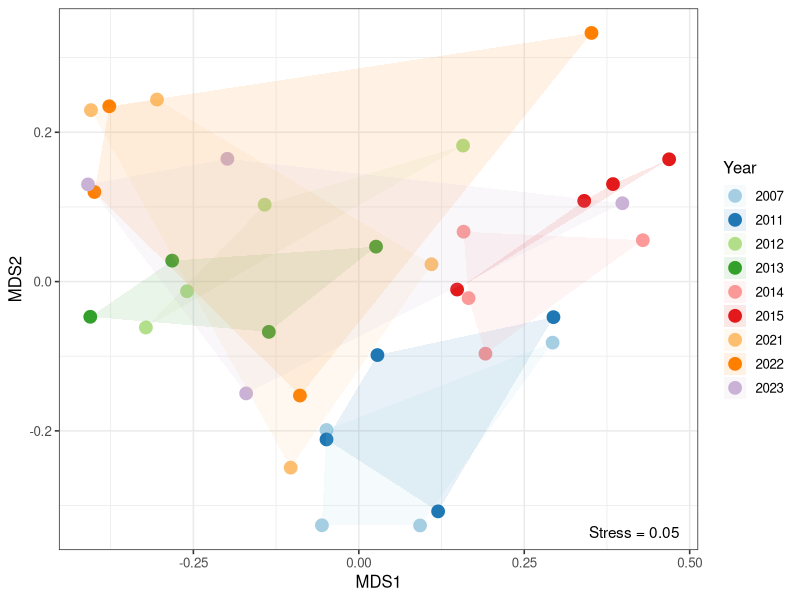
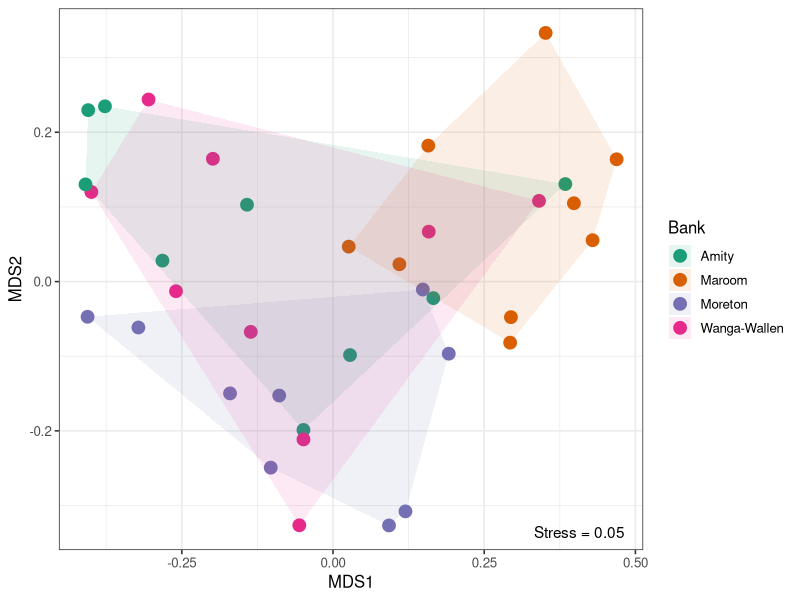
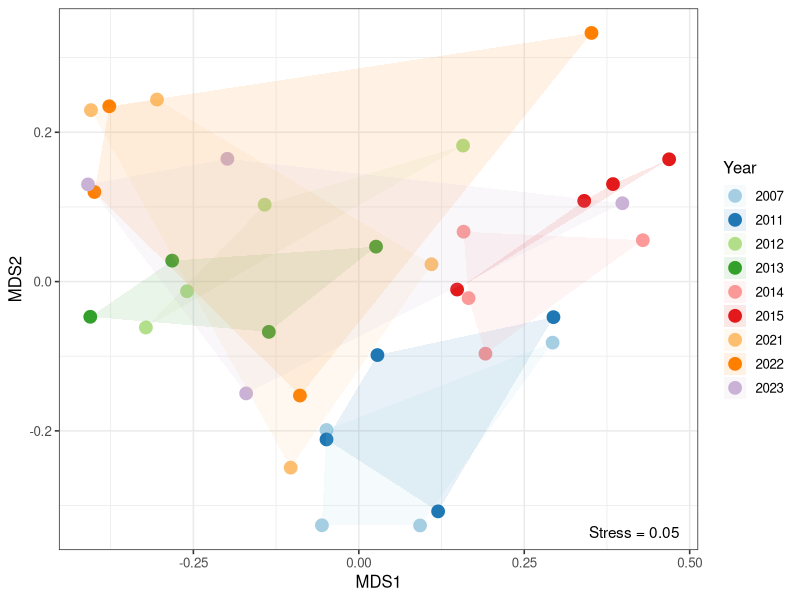
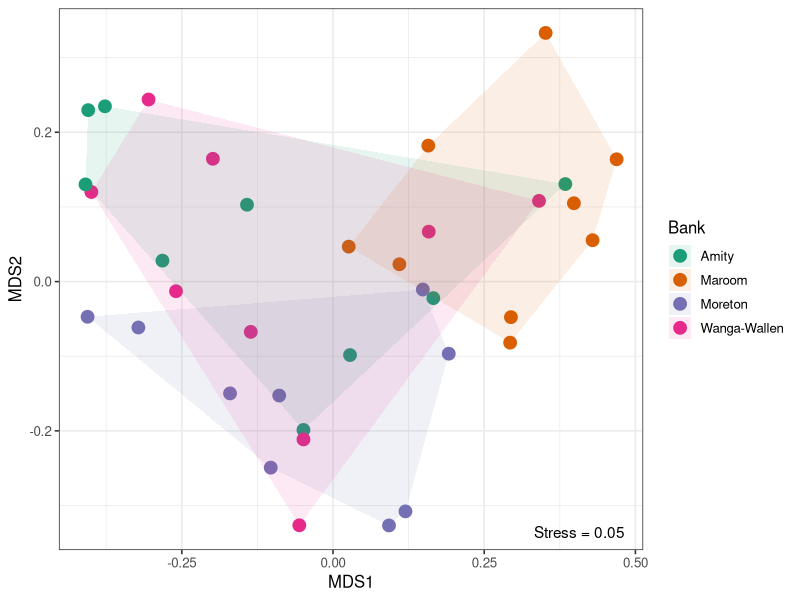

Generate these figures, in order, with R:
# -------------------------------- nMDS Plots ------------------------------------ #

# load required packages

library(tidyverse)
library(vegan)
library(lattice)
library(permute)

# read in the data

data_wide <- read.csv("01_Data/compiled_data_wideform.csv")

# select the data for the NMDS plot (only percentage columns)

data_nmds <- data_wide %>%
  dplyr:: group_by(year, zone) %>%
  dplyr:: select(8:14) %>%
  dplyr:: summarise_if(is.numeric, mean, na.rm = TRUE)

# calculate a bray-curtis dissimilarity matrix

bray_dist <- vegan:: vegdist(as.matrix(sqrt(data_nmds[,3:9])), method = "bray") 

# run the NMDS

nMDS_data <- vegan:: metaMDS(bray_dist, k = 3)

# Extract the species data from the 'data_nmds' dataframe

species <- data_nmds[,3:9]

# Combine the data with the NMDS results (MDS1 and MDS2)

nmds <- cbind.data.frame(data_nmds[, 1:2], nMDS_data$points)

# Calculate the stress value from the NMDS analysis

stress <- nMDS_data$stress

# Calculate convex hulls for the NMDS data points, grouped by 'year'

nmds_hulls <- nmds %>%
  dplyr:: group_by(year) %>%
  dplyr:: slice(grDevices:: chull(MDS1, MDS2))

# Calculate convex hulls for the NMDS data points, grouped by 'bank'

nmds_hulls_zone <- nmds %>%
  dplyr:: group_by(zone) %>%
  dplyr:: slice(grDevices:: chull(MDS1, MDS2))

# Create a mapping of bank labels

zone.labs <- c("Amity", "Maroom", "Moreton", "Wanga-Wallen")
names(zone.labs) <- c("AM", "MA", "MO", "WA")

# Create the NMDS plot with year groupings and save 
nmds_plot <- ggplot() +
  geom_point(data = nmds, aes(x = MDS1, y = MDS2, col = as.factor(year)), size = 4) +
  geom_polygon(data = nmds_hulls, aes(x = MDS1, y = MDS2, group = as.factor(year), fill = as.factor(year)), alpha = 0.1) +
  annotate(geom = "text", label = paste("Stress =", round(stress, 2)), x = Inf, y = -Inf, hjust = 1.2, vjust = -1) +
  theme_bw(base_size = 12) +
  stat_ellipse() +
  scale_fill_brewer(palette = "Paired") +
  scale_color_brewer(palette = "Paired") +
  scale_shape(labels = zone.labs) +
  labs(colour = "Year", fill = "Year")

nmds_plot

ggsave(nmds_plot, 
       file = "03_Figures/final_figures/nmds.tiff", 
       dpi = 300, 
       width = 10, 
       height = 10)

# Create a NMDS plot with bank grouping and save

nmds_plot_zone <- ggplot() +
  geom_point(data = nmds, aes(x = MDS1, y = MDS2, col = zone), size = 4) +
  geom_polygon(data = nmds_hulls_zone, aes(x = MDS1, y = MDS2, group = as.factor(zone), fill = as.factor(zone)), alpha = 0.1) +
  annotate(geom = "text", label = paste("Stress =", round(stress, 2)), x = Inf, y = -Inf, hjust = 1.2, vjust = -1) +
  theme_bw(base_size = 12) +
  stat_ellipse() +
  scale_fill_brewer(palette = "Dark2", labels = zone.labs) +
  scale_color_brewer(palette = "Dark2", labels = zone.labs) +
  scale_shape(labels = zone.labs) +
  labs( colour = "Bank", fill = "Bank")

nmds_plot_zone

ggsave(nmds_plot_zone, 
       file = "03_Figures/final_figures/nmds_zone.tiff", 
       dpi = 300, 
       width = 10, 
       height = 10)


